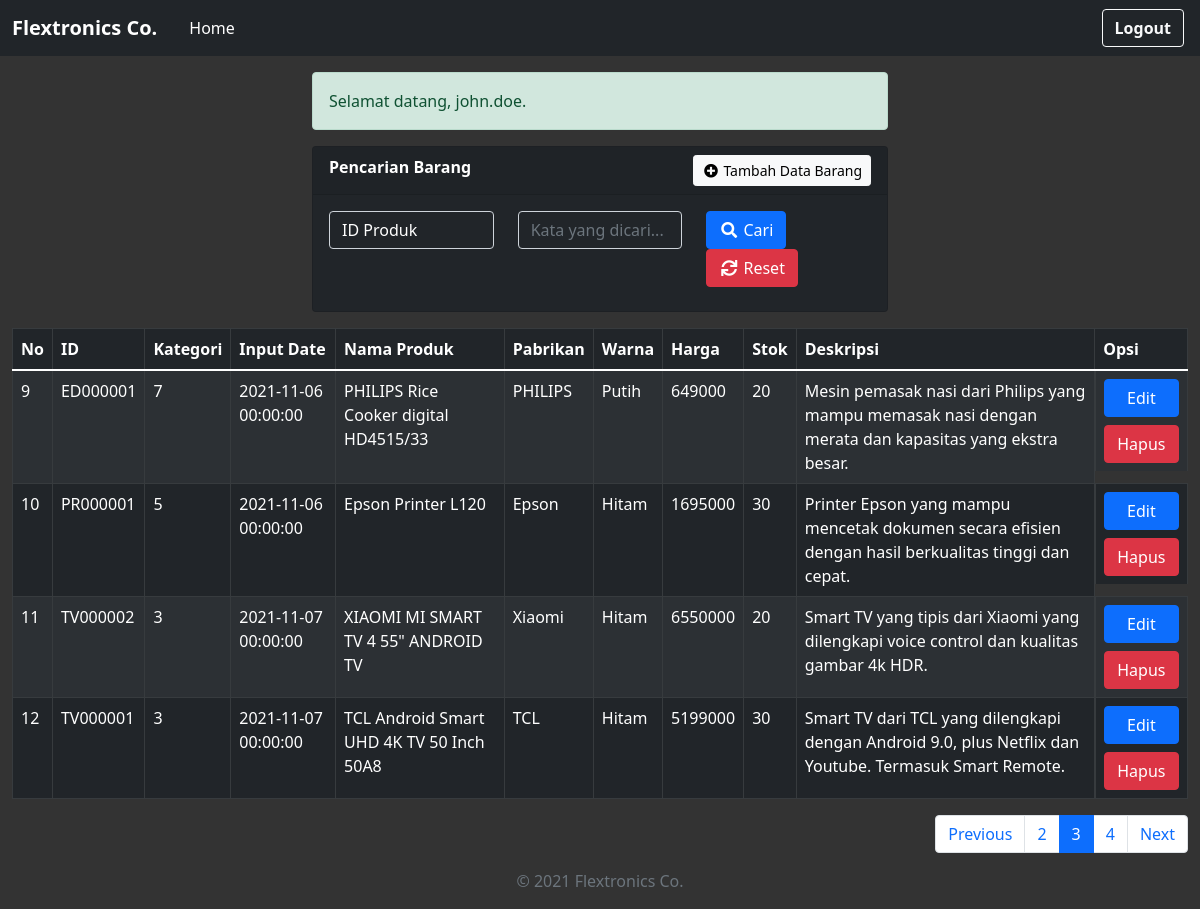
The app's page /view.php?page=3 (signed in) with its own data.
### tables this page shows
CREATE TABLE `_products` (
  `idx` int(11) NOT NULL,
  `id` varchar(8) NOT NULL,
  `kategori` int(11) NOT NULL,
  `tgl_input` datetime NOT NULL,
  `nama` varchar(255) NOT NULL,
  `manufaktur` varchar(200) NOT NULL,
  `warna` varchar(100) NOT NULL,
  `deskripsi` varchar(255) DEFAULT NULL
);

CREATE TABLE `_prices` (
  `product_id` varchar(8) NOT NULL,
  `price` int(11) NOT NULL
);

CREATE TABLE `_stock` (
  `product_id` varchar(8) NOT NULL,
  `amount` int(8) NOT NULL
);

### view.php (the view, shortened to what this page needs)
<!DOCTYPE html>
<html lang="en">
<head>
    <link href="assets/css/bootstrap.min.css" rel="stylesheet">
    <link rel="stylesheet" href="https://use.fontawesome.com/releases/v5.6.3/css/all.css">
    <link href="assets/css/style.css" rel="stylesheet">
</head>
<body>
    <nav class="navbar navbar-expand-lg navbar-dark bg-dark text-light">
        <div class="container-fluid justify-content-start">
            <div class="navbar-brand">
                <strong>Flextronics Co.</strong>
            </div>
            <ul class="nav">
                <li class="nav-item">
                    <a href="index.php" class="nav-link text-white">Home</a>
                </li>
            </ul>
        </div>
        <a href="logout.php" class="btn btn-outline-light fw-bold me-3" onclick="return confirm('Apa Anda yakin ingin keluar aplikasi?');">Logout</a>
    </nav>
    <div class="container-fluid pt-3">
        <div class="row justify-content-center">
            <div class="col-md-6">
                <div class="alert alert-success" role="alert">
                    <?php
                    if (isset($_SESSION['username'])) {
                        echo 'Selamat datang, ' . $_SESSION['username'] . '.';
                    }
                    ?>
                </div>
                <div class="card text-white bg-dark mb-3">
                    <div class="card-header">
                        <b>Pencarian Barang</b>
                        <a href="insert.php" class="float-end btn btn-light btn-sm"><i class="fa fa-fw fa-plus-circle"></i> Tambah Data Barang</a>
                    </div>
                    <div class="card-body">
                        <form class="form-inline">
                            <div class="row">
                                <div class="col-sm-4">
                                    <div class="mb-2">
                                        <select class="form-control text-white bg-dark" id="kolom" name="kolom" required="">
                                            <?php
                                            $kolom = (isset($_GET['kolom'])) ? $_GET['kolom'] : "";
                                            ?>
                                            <option value="id" <?php if ($kolom == "id") echo "selected"; ?>>ID Produk</option>
                                        </select>
                                    </div>
                                </div>
                                <div class="col-sm-4">
                                    <div class="mb-2">
                                        <input type="text" class="form-control text-white bg-dark" id="keyword" name="keyword" placeholder="Kata yang dicari..." required="" value="<?php if (isset($_GET['keyword'])) echo $_GET['keyword']; ?>">
                                    </div>
                                </div>
                                <div class="col-sm-4">
                                    <div class="mb-2">
                                        <button type="submit" class="btn btn-primary"><i class="fa fa-fw fa-search"></i> Cari</button>
                                        <a href="view.php" class="btn btn-danger"><i class="fa fa-fw fa-sync"></i> Reset</a>
                                    </div>
                                </div>
                            </div>
                        </form>
                    </div>
                </div>
            </div>
        </div>
        <?php
        include 'connect.php';
        $page = (isset($_GET['page'])) ? (int) $_GET['page'] : 1;
        $kolomCari = (isset($_GET['kolom'])) ? $_GET['kolom'] : "";
        $kolomKeyword = (isset($_GET['keyword'])) ? $_GET['keyword'] : "";
        $limit = 4;
        $limitStart = ($page - 1) * $limit;
        if ($kolomCari == "" && $kolomKeyword == "") {
            $data = mysqli_query($conn, "SELECT idx, id, kategori, tgl_input, nama, manufaktur, warna, price, amount, deskripsi FROM _products pro
                    INNER JOIN _prices pri ON pro.id = pri.product_id
                    INNER JOIN _stock sto ON pro.id = sto.product_id
                    ORDER BY pro.idx DESC LIMIT " . $limitStart . "," . $limit);
        }
        ?>
        <table class="table table-dark table-striped table-bordered table-hover">
            <thead>
                <tr>
                    <th>No</th>
                    <th>ID</th>
                    <th>Kategori</th>
                    <th>Input Date</th>
                    <th>Nama Produk</th>
                    <th>Pabrikan</th>
                    <th>Warna</th>
                    <th>Harga</th>
                    <th>Stok</th>
                    <th>Deskripsi</th>
                    <th>Opsi</th>
                </tr>
            </thead>
            <tbody>
                <?php
                $num = $limitStart + 1;
                while ($row = mysqli_fetch_array($data)) {
                ?>
                    <tr>
                        <td><?php echo $num++; ?></td>
                        <td><?php echo $row['id']; ?></td>
                        <td><?php echo $row['kategori']; ?></td>
                        <td><?php echo $row['tgl_input']; ?></td>
                        <td><?php echo $row['nama']; ?></td>
                        <td><?php echo $row['manufaktur']; ?></td>
                        <td><?php echo $row['warna']; ?></td>
                        <td><?php echo $row['price']; ?></td>
                        <td><?php echo $row['amount']; ?></td>
                        <td class="text-break"><?php echo $row['deskripsi']; ?></td>
                        <td class="d-grid gap-2">
                            <a href="edit.php?id=<?php echo $row['id']; ?>" class="btn btn-primary">Edit</a>
                            <a href="delete.php?id=<?php echo $row['id']; ?>" class="btn btn-danger" onclick="return confirm('Apa Anda yakin ingin menghapus data ini?');">Hapus</a>
                        </td>
                    </tr>
                <?php
                }
                ?>
            </tbody>
        </table>
        <div>
            <ul class="pagination justify-content-end">
                <?php
                if ($page == 1) {
                ?>
                    <li class="page-item disabled"><a class="page-link" href="#">Previous</a></li>
                    <?php
                } else {
                    $LinkPrev = ($page > 1) ? $page - 1 : 1;
                    if ($kolomCari == "" && $kolomKeyword == "") {
                    ?>
                        <li class="page-item"><a class="page-link" href="view.php?page=<?php echo $LinkPrev; ?>">Previous</a></li>
                    <?php
                    } else {
                    ?>
                        <li class="page-item"><a class="page-link" href="view.php?kolom=<?php echo $kolomCari; ?>&keyword=<?php echo $kolomKeyword; ?>&page=<?php echo $LinkPrev; ?>">Previous</a></li>
                <?php
                    }
                }
                ?>
                <?php
                if ($kolomCari == "" && $kolomKeyword == "") {
                    $data = mysqli_query($conn, "SELECT idx, id, kategori, tgl_input, nama, manufaktur, warna, price, amount, deskripsi FROM _products pro
                    INNER JOIN _prices pri ON pro.id = pri.product_id
                    INNER JOIN _stock sto ON pro.id = sto.product_id
                    ORDER BY pro.idx DESC");
                } else {
                    $data = mysqli_query($conn, "SELECT idx, id, kategori, tgl_input, nama, manufaktur, warna, price, amount, deskripsi FROM _products pro
                    INNER JOIN _prices pri ON pro.id = pri.product_id
                    INNER JOIN _stock sto ON pro.id = sto.product_id
                    WHERE $kolomCari LIKE '%$kolomKeyword%'
                    ORDER BY pro.idx DESC");
                }
                $jumlahData = mysqli_num_rows($data);
                $jumlahPage = ceil($jumlahData / $limit);
                $jumlahNum = 1;
                $startNum = ($page > $jumlahNum) ? $page - $jumlahNum : 1;
                $endNum = ($page < ($jumlahPage - $jumlahNum)) ? $page + $jumlahNum : $jumlahPage;
                for ($i = $startNum; $i <= $endNum; $i++) {
                    $LinkActive = ($page == $i) ? 'active' : '';
                    if ($kolomCari == "" && $kolomKeyword == "") {
                ?>
                        <li class="page-item <?php echo $LinkActive; ?>"><a class="page-link" href="view.php?page=<?php echo $i; ?>"><?php echo $i; ?></a></li>
                    <?php
                    } else {
                    ?>
                        <li class="page-item <?php echo $LinkActive; ?>"><a class="page-link" href="view.php?kolom=<?php echo $kolomCari; ?>&keyword=<?php echo $kolomKeyword; ?>&page=<?php echo $i; ?>"><?php echo $i; ?></a></li>
                <?php
                    }
                }
                ?>
                <?php
                if ($page == $jumlahPage) {
                ?>
                    <li class="page-item disabled"><a class="page-link" href="#">Next</a></li>
                    <?php
                } else {
                    $LinkNext = ($page < $jumlahPage) ? $page + 1 : $jumlahPage;
                    if ($kolomCari == "" && $kolomKeyword == "") {
                    ?>
                        <li class="page-item"><a class="page-link" href="view.php?page=<?php echo $LinkNext; ?>">Next</a></li>
                    <?php
                    } else {
                    ?>
                        <li class="page-item"><a class="page-link" href="view.php?kolom=<?php echo $kolomCari; ?>&keyword=<?php echo $kolomKeyword; ?>&page=<?php echo $LinkNext; ?>">Next</a></li>
                <?php
                    }
                }
                ?>
            </ul>
        </div>
    </div>
    <footer>
        <p class="text-center text-muted">&copy; 2021 Flextronics Co.</p>
    </footer>
</body>
</html>

### assets/css/style.css (style rules this page uses)
body { background-color: #333333; color: white; }

### records on screen
_products: id "ED000001", kategori "7", tgl_input "2021-11-06 00:00:00", nama "PHILIPS Rice Cooker digital HD4515/33", manufaktur "PHILIPS", warna "Putih", _prices.price "649000", _stock.amount "20", deskripsi "Mesin pemasak nasi dari Philips yang mampu memasak nasi dengan merata dan kapasitas yang ekstra besar."
_products: id "PR000001", kategori "5", tgl_input "2021-11-06 00:00:00", nama "Epson Printer L120", manufaktur "Epson", warna "Hitam", _prices.price "1695000", _stock.amount "30", deskripsi "Printer Epson yang mampu mencetak dokumen secara efisien dengan hasil berkualitas tinggi dan cepat."
_products: id "TV000002", kategori "3", tgl_input "2021-11-07 00:00:00", nama "XIAOMI MI SMART TV 4 55\" ANDROID TV", manufaktur "Xiaomi", warna "Hitam", _prices.price "6550000", _stock.amount "20", deskripsi "Smart TV yang tipis dari Xiaomi yang dilengkapi voice control dan kualitas gambar 4k HDR."
_products: id "TV000001", kategori "3", tgl_input "2021-11-07 00:00:00", nama "TCL Android Smart UHD 4K TV 50 Inch 50A8", manufaktur "TCL", warna "Hitam", _prices.price "5199000", _stock.amount "30", deskripsi "Smart TV dari TCL yang dilengkapi dengan Android 9.0, plus Netflix dan Youtube. Termasuk Smart Remote."

### other values on screen
$_SESSION['username'] "john.doe"
